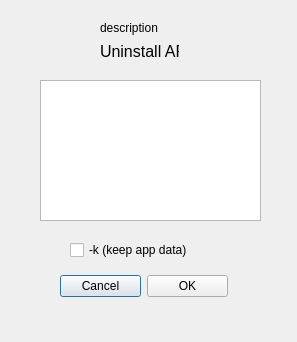
<?xml version="1.0" encoding="UTF-8"?>
<ui version="4.0">
 <class>uninstallDialog</class>
 <widget class="QDialog" name="uninstallDialog">
  <property name="geometry">
   <rect>
    <x>0</x>
    <y>0</y>
    <width>297</width>
    <height>342</height>
   </rect>
  </property>
  <property name="windowTitle">
   <string>Uninstall APK</string>
  </property>
  <widget class="QListWidget" name="unlistWidget">
   <property name="geometry">
    <rect>
     <x>40</x>
     <y>80</y>
     <width>221</width>
     <height>141</height>
    </rect>
   </property>
  </widget>
  <widget class="QCheckBox" name="keepBox">
   <property name="geometry">
    <rect>
     <x>70</x>
     <y>240</y>
     <width>161</width>
     <height>20</height>
    </rect>
   </property>
   <property name="toolTip">
    <string>keep application data</string>
   </property>
   <property name="text">
    <string>-k (keep app data)</string>
   </property>
  </widget>
  <widget class="QWidget" name="layoutWidget">
   <property name="geometry">
    <rect>
     <x>60</x>
     <y>270</y>
     <width>168</width>
     <height>32</height>
    </rect>
   </property>
   <layout class="QHBoxLayout" name="horizontalLayout">
    <item>
     <widget class="QPushButton" name="pushButton_2">
      <property name="text">
       <string>Cancel</string>
      </property>
     </widget>
    </item>
    <item>
     <widget class="QPushButton" name="pushButton">
      <property name="text">
       <string>OK</string>
      </property>
     </widget>
    </item>
   </layout>
  </widget>
  <widget class="QLabel" name="port">
   <property name="geometry">
    <rect>
     <x>300</x>
     <y>80</y>
     <width>59</width>
     <height>16</height>
    </rect>
   </property>
   <property name="text">
    <string>port</string>
   </property>
  </widget>
  <widget class="QLabel" name="daddr">
   <property name="geometry">
    <rect>
     <x>300</x>
     <y>100</y>
     <width>59</width>
     <height>16</height>
    </rect>
   </property>
   <property name="text">
    <string>daddr</string>
   </property>
  </widget>
  <widget class="QWidget" name="">
   <property name="geometry">
    <rect>
     <x>100</x>
     <y>20</y>
     <width>79</width>
     <height>41</height>
    </rect>
   </property>
   <layout class="QVBoxLayout" name="verticalLayout">
    <item>
     <widget class="QLabel" name="description">
      <property name="text">
       <string>description</string>
      </property>
     </widget>
    </item>
    <item>
     <widget class="QLabel" name="label">
      <property name="font">
       <font>
        <pointsize>14</pointsize>
        <weight>50</weight>
        <bold>false</bold>
       </font>
      </property>
      <property name="text">
       <string>&lt;html&gt;&lt;head/&gt;&lt;body&gt;&lt;p&gt;&lt;span style=&quot; font-size:12pt;&quot;&gt;Uninstall APK&lt;/span&gt;&lt;/p&gt;&lt;/body&gt;&lt;/html&gt;</string>
      </property>
     </widget>
    </item>
   </layout>
  </widget>
 </widget>
 <resources/>
 <connections>
  <connection>
   <sender>pushButton_2</sender>
   <signal>clicked()</signal>
   <receiver>uninstallDialog</receiver>
   <slot>reject()</slot>
   <hints>
    <hint type="sourcelabel">
     <x>90</x>
     <y>261</y>
    </hint>
    <hint type="destinationlabel">
     <x>151</x>
     <y>148</y>
    </hint>
   </hints>
  </connection>
  <connection>
   <sender>pushButton</sender>
   <signal>clicked()</signal>
   <receiver>uninstallDialog</receiver>
   <slot>accept()</slot>
   <hints>
    <hint type="sourcelabel">
     <x>200</x>
     <y>261</y>
    </hint>
    <hint type="destinationlabel">
     <x>277</x>
     <y>152</y>
    </hint>
   </hints>
  </connection>
  <connection>
   <sender>unlistWidget</sender>
   <signal>itemDoubleClicked(QListWidgetItem*)</signal>
   <receiver>uninstallDialog</receiver>
   <slot>accept()</slot>
   <hints>
    <hint type="sourcelabel">
     <x>417</x>
     <y>125</y>
    </hint>
    <hint type="destinationlabel">
     <x>288</x>
     <y>138</y>
    </hint>
   </hints>
  </connection>
 </connections>
</ui>
